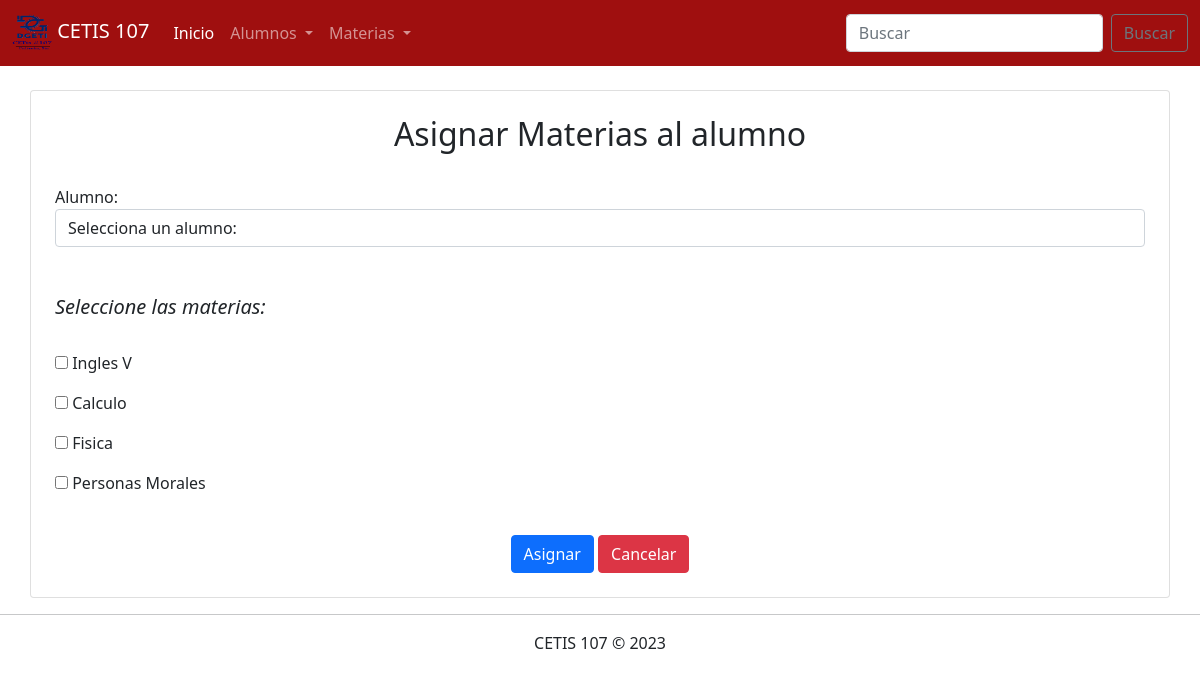
Screenshot of /Parcial3/AsignarMaterias.php with the database file from the repository.
### tables this page shows
CREATE TABLE `materias` (
  `id` int(11) NOT NULL,
  `nombre` varchar(100) NOT NULL,
  `semestre` int(11) NOT NULL,
  `especialidad` varchar(50) NOT NULL
);

### Parcial3/AsignarMaterias.php (the view, shortened to what this page needs)
<!DOCTYPE html>
<html lang="en">
<head>
    <link rel="stylesheet" href="css/bootstrap.css">
</head>
<body>
    <?php
        include 'menu.php';
        include 'conexion.php';
        $sql_materias = "SELECT * FROM materias";
        $datos_materias = $conexion->query($sql_materias);
    ?>
    <div class="container"><br>
        <div class="row">
            <div class="col-12 card p-4">
            <center><h2>Asignar Materias al alumno</h2></center><br>
                <form action="GuardarAsignación.php" method="POST">
                    <label for="">Alumno:</label>
                    <select name="alumno" class="form-control">
                        <option value="">Selecciona un alumno:</option>
                    </select>
                    <br><br>
                <i><h5>Seleccione las materias:</h5></i><br>
                    <?php
                        if($datos_materias->num_rows > 0) {
                            while($registro = $datos_materias->fetch_assoc()){  ?>
                             <p><input type="checkbox" name="materias[]" value="<?php echo $registro["id"]; ?>"> <?php echo $registro["nombre"]; ?></p>
                        <?php } } ?>
                    <div><br>
                        <center><input type="submit" class="btn btn-primary" value="Asignar">
                        <a href="" class="btn btn-danger">Cancelar</a></center>
                    </div>
                </form>
            </div>
        </div>
    </div>
<footer class="text-center">
        <hr>
        CETIS 107 &copy; 2023
    </footer>
</body>
</html>

### rows the page displays
materias: nombre "Ingles V"
materias: nombre "Calculo"
materias: nombre "Fisica"
materias: nombre "Personas Morales"
